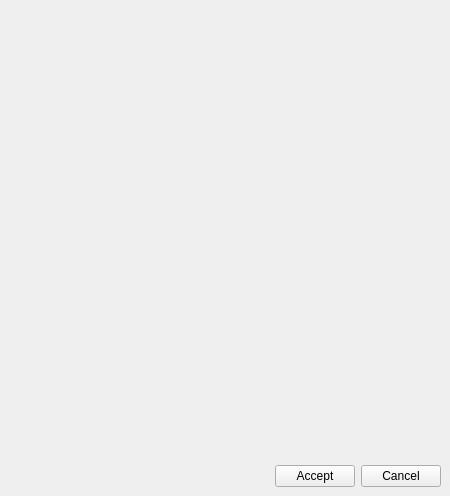
<?xml version="1.0" encoding="UTF-8"?>
<ui version="4.0">
 <class>MainWindow</class>
 <widget class="QMainWindow" name="MainWindow">
  <property name="geometry">
   <rect>
    <x>0</x>
    <y>0</y>
    <width>450</width>
    <height>496</height>
   </rect>
  </property>
  <property name="windowTitle">
   <string>MainWindow</string>
  </property>
  <widget class="QWidget" name="centralwidget">
   <layout class="QGridLayout" name="gridLayout">
    <item row="1" column="0">
     <layout class="QHBoxLayout" name="horizontalLayout">
      <item>
       <spacer name="horizontalSpacer">
        <property name="orientation">
         <enum>Qt::Horizontal</enum>
        </property>
        <property name="sizeHint" stdset="0">
         <size>
          <width>40</width>
          <height>20</height>
         </size>
        </property>
       </spacer>
      </item>
      <item>
       <widget class="QPushButton" name="btn_accept">
        <property name="text">
         <string>Accept</string>
        </property>
       </widget>
      </item>
      <item>
       <widget class="QPushButton" name="btn_cancel">
        <property name="text">
         <string>Cancel</string>
        </property>
       </widget>
      </item>
     </layout>
    </item>
    <item row="0" column="0">
     <widget class="QWidget" name="widget" native="true">
      <property name="sizePolicy">
       <sizepolicy hsizetype="Preferred" vsizetype="Expanding">
        <horstretch>0</horstretch>
        <verstretch>0</verstretch>
       </sizepolicy>
      </property>
      <layout class="QGridLayout" name="gridLayout_2">
       <item row="0" column="0">
        <layout class="QGridLayout" name="main_layout"/>
       </item>
      </layout>
     </widget>
    </item>
   </layout>
  </widget>
 </widget>
 <resources/>
 <connections/>
</ui>
